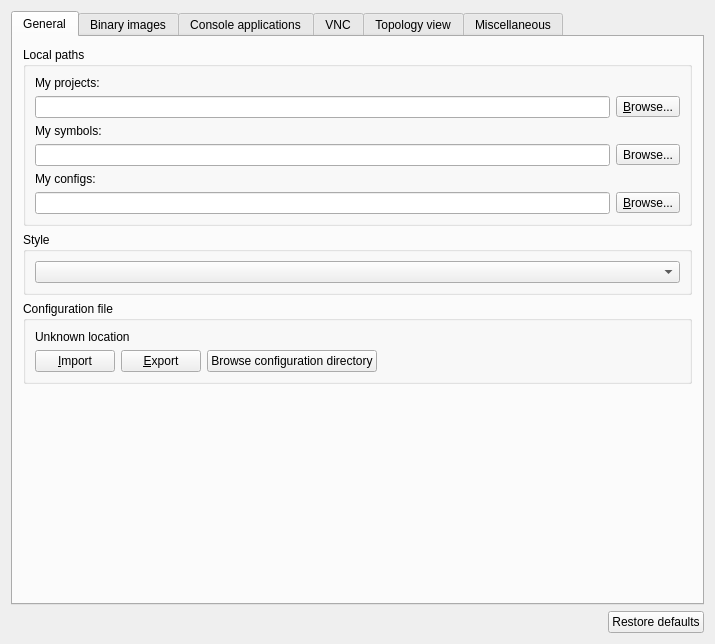
<?xml version="1.0" encoding="UTF-8"?>
<ui version="4.0">
 <class>GeneralPreferencesPageWidget</class>
 <widget class="QWidget" name="GeneralPreferencesPageWidget">
  <property name="geometry">
   <rect>
    <x>0</x>
    <y>0</y>
    <width>715</width>
    <height>644</height>
   </rect>
  </property>
  <property name="windowTitle">
   <string>General</string>
  </property>
  <property name="styleSheet">
   <string notr="true">
QWidget {
    background-color: #323232;
    color: #BAF73C;
}

QToolBar {
    border:0px;
}

QGraphicsView, QTextEdit, QPlainTextEdit, QTreeWidget, QListWidget, QLineEdit, QSpinBox, QComboBox {
    background-color: #282828;
}

QLabel, QMenu, QStatusBar {
  color: #BAF73C;
}

QMenuBar::item {
    background-color: #323232;
}

QMenu::item:selected {
    color: #f2f2f2;
    background-color: #383838;
}

QToolButton:hover {
    background-color: #383838;
}

QGroupBox {
    color: #BAF73C;
    font: bold 12px;
    padding: 15px;
    border-style: none;
}

QAbstractScrollArea::corner {
    background: #323232;
}

QScrollBar::add-page:horizontal, QScrollBar::sub-page:horizontal, QScrollBar::add-page:vertical, QScrollBar::sub-page:vertical {
  background: none;
}

QComboBox {
    selection-color: #f2f2f2;
    selection-background-color: #323232;
}

QComboBox QAbstractItemView {
    background-color: #282828;
}

QDockWidget, QMenuBar, QPushButton, QToolButton, QTabWidget, QHeaderView::section {
    color: #BAF73C;
    font: bold 11px;
}

QTabBar {
    color: #BAF73C;
}

QRadioButton, QCheckBox {
  color: #BAF73C;
}

QRadioButton::disabled, QCheckBox::disabled {
  color: gray;
}
// bg-color=#282828
// fg-color=#BAF73C
// tool-bar=#323232
// selection-bg=#383838 
// selection-fg=#f2f2f2
 </string>
  </property>
  <layout class="QVBoxLayout" name="verticalLayout">
   <item>
    <widget class="QTabWidget" name="uiMiscTabWidget">
     <property name="sizePolicy">
      <sizepolicy hsizetype="MinimumExpanding" vsizetype="MinimumExpanding">
       <horstretch>0</horstretch>
       <verstretch>0</verstretch>
      </sizepolicy>
     </property>
     <property name="currentIndex">
      <number>0</number>
     </property>
     <widget class="QWidget" name="uiGeneralTab">
      <attribute name="title">
       <string>General</string>
      </attribute>
      <layout class="QVBoxLayout" name="verticalLayout_4">
       <property name="leftMargin">
        <number>10</number>
       </property>
       <property name="topMargin">
        <number>10</number>
       </property>
       <property name="rightMargin">
        <number>10</number>
       </property>
       <property name="bottomMargin">
        <number>10</number>
       </property>
       <item>
        <widget class="QGroupBox" name="uiLocalPathsGroupBox">
         <property name="title">
          <string>Local paths</string>
         </property>
         <layout class="QVBoxLayout" name="verticalLayout_5">
          <item>
           <widget class="QLabel" name="uiProjectsPathLabel">
            <property name="text">
             <string>My projects:</string>
            </property>
           </widget>
          </item>
          <item>
           <layout class="QHBoxLayout" name="horizontalLayout_2">
            <item>
             <widget class="QLineEdit" name="uiProjectsPathLineEdit">
              <property name="sizePolicy">
               <sizepolicy hsizetype="MinimumExpanding" vsizetype="Fixed">
                <horstretch>0</horstretch>
                <verstretch>0</verstretch>
               </sizepolicy>
              </property>
              <property name="toolTip">
               <string>Directory where your GNS3 projects are stored</string>
              </property>
             </widget>
            </item>
            <item>
             <widget class="QToolButton" name="uiProjectsPathToolButton">
              <property name="text">
               <string>&amp;Browse...</string>
              </property>
              <property name="toolButtonStyle">
               <enum>Qt::ToolButtonTextOnly</enum>
              </property>
             </widget>
            </item>
           </layout>
          </item>
          <item>
           <widget class="QLabel" name="label">
            <property name="text">
             <string>My symbols:</string>
            </property>
           </widget>
          </item>
          <item>
           <layout class="QHBoxLayout" name="horizontalLayout_3">
            <item>
             <widget class="QLineEdit" name="uiSymbolsPathLineEdit"/>
            </item>
            <item>
             <widget class="QToolButton" name="uiSymbolsPathToolButton">
              <property name="text">
               <string>Browse...</string>
              </property>
             </widget>
            </item>
           </layout>
          </item>
          <item>
           <widget class="QLabel" name="uiConfigsPathLabel">
            <property name="text">
             <string>My configs:</string>
            </property>
           </widget>
          </item>
          <item>
           <layout class="QHBoxLayout" name="horizontalLayout_7">
            <item>
             <widget class="QLineEdit" name="uiConfigsPathLineEdit">
              <property name="sizePolicy">
               <sizepolicy hsizetype="MinimumExpanding" vsizetype="Fixed">
                <horstretch>0</horstretch>
                <verstretch>0</verstretch>
               </sizepolicy>
              </property>
              <property name="toolTip">
               <string>Directory where your binary images (e.g. IOS) are stored</string>
              </property>
             </widget>
            </item>
            <item>
             <widget class="QToolButton" name="uiConfigsPathToolButton">
              <property name="text">
               <string>&amp;Browse...</string>
              </property>
              <property name="toolButtonStyle">
               <enum>Qt::ToolButtonTextOnly</enum>
              </property>
             </widget>
            </item>
           </layout>
          </item>
         </layout>
        </widget>
       </item>
       <item>
        <widget class="QGroupBox" name="uiStyleGroupBox">
         <property name="title">
          <string>Style</string>
         </property>
         <layout class="QHBoxLayout" name="horizontalLayout_11">
          <item>
           <widget class="QComboBox" name="uiStyleComboBox"/>
          </item>
         </layout>
        </widget>
       </item>
       <item>
        <widget class="QGroupBox" name="uiConfigurationFileGroupBox">
         <property name="title">
          <string>Configuration file</string>
         </property>
         <layout class="QGridLayout" name="gridLayout">
          <item row="1" column="0">
           <layout class="QHBoxLayout" name="horizontalLayout">
            <item>
             <widget class="QPushButton" name="uiImportConfigurationFilePushButton">
              <property name="text">
               <string>&amp;Import</string>
              </property>
             </widget>
            </item>
            <item>
             <widget class="QPushButton" name="uiExportConfigurationFilePushButton">
              <property name="text">
               <string>&amp;Export</string>
              </property>
             </widget>
            </item>
            <item>
             <widget class="QPushButton" name="uiBrowseConfigurationPushButton">
              <property name="text">
               <string>Browse configuration directory</string>
              </property>
             </widget>
            </item>
            <item>
             <spacer name="horizontalSpacer">
              <property name="orientation">
               <enum>Qt::Horizontal</enum>
              </property>
              <property name="sizeHint" stdset="0">
               <size>
                <width>40</width>
                <height>20</height>
               </size>
              </property>
             </spacer>
            </item>
           </layout>
          </item>
          <item row="0" column="0">
           <widget class="QLabel" name="uiConfigurationFileLabel">
            <property name="text">
             <string>Unknown location</string>
            </property>
           </widget>
          </item>
         </layout>
        </widget>
       </item>
       <item>
        <spacer name="verticalSpacer_5">
         <property name="orientation">
          <enum>Qt::Vertical</enum>
         </property>
         <property name="sizeHint" stdset="0">
          <size>
           <width>20</width>
           <height>5</height>
          </size>
         </property>
        </spacer>
       </item>
      </layout>
     </widget>
     <widget class="QWidget" name="uiImagesTab">
      <attribute name="title">
       <string>Binary images</string>
      </attribute>
      <layout class="QVBoxLayout" name="verticalLayout_7">
       <property name="leftMargin">
        <number>10</number>
       </property>
       <property name="topMargin">
        <number>10</number>
       </property>
       <property name="rightMargin">
        <number>10</number>
       </property>
       <property name="bottomMargin">
        <number>10</number>
       </property>
       <item>
        <widget class="QGroupBox" name="uiLocalBinaryImagePathsGroupBox">
         <property name="title">
          <string>Local paths</string>
         </property>
         <layout class="QVBoxLayout" name="verticalLayout_10">
          <item>
           <widget class="QLabel" name="uiImagesPathLabel">
            <property name="text">
             <string>My binary images:</string>
            </property>
           </widget>
          </item>
          <item>
           <layout class="QHBoxLayout" name="horizontalLayout_4">
            <item>
             <widget class="QLineEdit" name="uiImagesPathLineEdit">
              <property name="sizePolicy">
               <sizepolicy hsizetype="MinimumExpanding" vsizetype="Fixed">
                <horstretch>0</horstretch>
                <verstretch>0</verstretch>
               </sizepolicy>
              </property>
              <property name="toolTip">
               <string>Directory where your binary images (e.g. IOS) are stored</string>
              </property>
             </widget>
            </item>
            <item>
             <widget class="QToolButton" name="uiImagesPathToolButton">
              <property name="text">
               <string>&amp;Browse...</string>
              </property>
              <property name="toolButtonStyle">
               <enum>Qt::ToolButtonTextOnly</enum>
              </property>
             </widget>
            </item>
           </layout>
          </item>
          <item>
           <widget class="QLabel" name="uiImageDirectoriesLabel">
            <property name="text">
             <string>Additional search locations for binary images:</string>
            </property>
           </widget>
          </item>
          <item>
           <widget class="QListWidget" name="uiImageDirectoriesListWidget">
            <property name="lineWidth">
             <number>0</number>
            </property>
            <property name="editTriggers">
             <set>QAbstractItemView::NoEditTriggers</set>
            </property>
            <property name="alternatingRowColors">
             <bool>false</bool>
            </property>
            <property name="selectionMode">
             <enum>QAbstractItemView::SingleSelection</enum>
            </property>
            <property name="selectionBehavior">
             <enum>QAbstractItemView::SelectItems</enum>
            </property>
            <property name="isWrapping" stdset="0">
             <bool>false</bool>
            </property>
            <property name="resizeMode">
             <enum>QListView::Adjust</enum>
            </property>
            <property name="layoutMode">
             <enum>QListView::Batched</enum>
            </property>
            <property name="gridSize">
             <size>
              <width>0</width>
              <height>18</height>
             </size>
            </property>
            <property name="viewMode">
             <enum>QListView::ListMode</enum>
            </property>
            <property name="uniformItemSizes">
             <bool>false</bool>
            </property>
            <property name="selectionRectVisible">
             <bool>true</bool>
            </property>
           </widget>
          </item>
          <item>
           <layout class="QHBoxLayout" name="horizontalLayout_13">
            <item>
             <widget class="QPushButton" name="uiImageDirectoriesAddPushButton">
              <property name="text">
               <string>Add</string>
              </property>
             </widget>
            </item>
            <item>
             <widget class="QPushButton" name="uiImageDirectoriesDeletePushButton">
              <property name="text">
               <string>Delete</string>
              </property>
             </widget>
            </item>
            <item>
             <spacer name="horizontalSpacer_4">
              <property name="orientation">
               <enum>Qt::Horizontal</enum>
              </property>
              <property name="sizeHint" stdset="0">
               <size>
                <width>40</width>
                <height>20</height>
               </size>
              </property>
             </spacer>
            </item>
           </layout>
          </item>
         </layout>
        </widget>
       </item>
      </layout>
     </widget>
     <widget class="QWidget" name="uiConsoleTab">
      <attribute name="title">
       <string>Console applications</string>
      </attribute>
      <layout class="QVBoxLayout" name="verticalLayout_3">
       <property name="leftMargin">
        <number>10</number>
       </property>
       <property name="topMargin">
        <number>10</number>
       </property>
       <property name="rightMargin">
        <number>10</number>
       </property>
       <property name="bottomMargin">
        <number>10</number>
       </property>
       <item>
        <widget class="QGroupBox" name="uiTelnetConsoleSettingsGroupBox">
         <property name="title">
          <string>Console settings</string>
         </property>
         <layout class="QVBoxLayout" name="verticalLayout_9">
          <item>
           <widget class="QLabel" name="uiTelnetConsoleCommandLabel">
            <property name="text">
             <string>Console application command for Telnet:</string>
            </property>
           </widget>
          </item>
          <item>
           <layout class="QHBoxLayout" name="horizontalLayout_9">
            <item>
             <widget class="QLineEdit" name="uiTelnetConsoleCommandLineEdit">
              <property name="sizePolicy">
               <sizepolicy hsizetype="MinimumExpanding" vsizetype="Fixed">
                <horstretch>0</horstretch>
                <verstretch>0</verstretch>
               </sizepolicy>
              </property>
              <property name="toolTip">
               <string>&lt;html&gt;&lt;head/&gt;&lt;body&gt;&lt;p&gt;Command line replacements:&lt;/p&gt;&lt;p&gt;%h = device server &lt;/p&gt;&lt;p&gt;%p = device port&lt;/p&gt;&lt;p&gt;%d = device hostname&lt;/p&gt;&lt;/body&gt;&lt;/html&gt;</string>
              </property>
              <property name="readOnly">
               <bool>true</bool>
              </property>
             </widget>
            </item>
            <item>
             <widget class="QPushButton" name="uiTelnetConsolePreconfiguredCommandPushButton">
              <property name="sizePolicy">
               <sizepolicy hsizetype="Maximum" vsizetype="Fixed">
                <horstretch>0</horstretch>
                <verstretch>0</verstretch>
               </sizepolicy>
              </property>
              <property name="text">
               <string>&amp;Edit</string>
              </property>
             </widget>
            </item>
           </layout>
          </item>
         </layout>
        </widget>
       </item>
       <item>
        <widget class="QGroupBox" name="uiConsoleMiscGroupBox">
         <property name="title">
          <string>Miscellaneous</string>
         </property>
         <layout class="QGridLayout" name="gridLayout_7">
          <item row="0" column="0">
           <widget class="QLabel" name="uiSlowConsoleAllLabel">
            <property name="text">
             <string>Delay between each console launch when consoling to all devices:</string>
            </property>
           </widget>
          </item>
          <item row="1" column="0">
           <widget class="QSpinBox" name="uiDelayConsoleAllSpinBox">
            <property name="suffix">
             <string> ms</string>
            </property>
            <property name="maximum">
             <number>10000</number>
            </property>
            <property name="value">
             <number>500</number>
            </property>
           </widget>
          </item>
         </layout>
        </widget>
       </item>
       <item>
        <spacer name="verticalSpacer_4">
         <property name="orientation">
          <enum>Qt::Vertical</enum>
         </property>
         <property name="sizeHint" stdset="0">
          <size>
           <width>20</width>
           <height>5</height>
          </size>
         </property>
        </spacer>
       </item>
      </layout>
     </widget>
     <widget class="QWidget" name="uiVNCTab">
      <attribute name="title">
       <string>VNC</string>
      </attribute>
      <layout class="QVBoxLayout" name="verticalLayout_6">
       <property name="leftMargin">
        <number>10</number>
       </property>
       <property name="topMargin">
        <number>10</number>
       </property>
       <property name="rightMargin">
        <number>10</number>
       </property>
       <property name="bottomMargin">
        <number>10</number>
       </property>
       <item>
        <widget class="QGroupBox" name="uiVNCConsoleSettingsGroupBox">
         <property name="title">
          <string>Settings for VNC connections</string>
         </property>
         <layout class="QVBoxLayout" name="verticalLayout_8">
          <item>
           <widget class="QLabel" name="uiVNCConsoleCommandLabel">
            <property name="text">
             <string>Console application command for VNC:</string>
            </property>
           </widget>
          </item>
          <item>
           <layout class="QHBoxLayout" name="horizontalLayout_8">
            <item>
             <widget class="QLineEdit" name="uiVNCConsoleCommandLineEdit">
              <property name="sizePolicy">
               <sizepolicy hsizetype="MinimumExpanding" vsizetype="Fixed">
                <horstretch>0</horstretch>
                <verstretch>0</verstretch>
               </sizepolicy>
              </property>
              <property name="toolTip">
               <string>&lt;html&gt;&lt;head/&gt;&lt;body&gt;&lt;p&gt;Command line replacements:&lt;/p&gt;&lt;p&gt;%h = device server &lt;/p&gt;&lt;p&gt;%p = device port&lt;/p&gt;&lt;p&gt;%d = device hostname&lt;/p&gt;&lt;/body&gt;&lt;/html&gt;</string>
              </property>
              <property name="readOnly">
               <bool>true</bool>
              </property>
             </widget>
            </item>
            <item>
             <widget class="QPushButton" name="uiVNCConsolePreconfiguredCommandPushButton">
              <property name="sizePolicy">
               <sizepolicy hsizetype="Maximum" vsizetype="Fixed">
                <horstretch>0</horstretch>
                <verstretch>0</verstretch>
               </sizepolicy>
              </property>
              <property name="text">
               <string>&amp;Edit</string>
              </property>
             </widget>
            </item>
           </layout>
          </item>
          <item>
           <spacer name="verticalSpacer_3">
            <property name="orientation">
             <enum>Qt::Vertical</enum>
            </property>
            <property name="sizeHint" stdset="0">
             <size>
              <width>20</width>
              <height>5</height>
             </size>
            </property>
           </spacer>
          </item>
         </layout>
        </widget>
       </item>
      </layout>
     </widget>
     <widget class="QWidget" name="uiSceneTab">
      <attribute name="title">
       <string>Topology view</string>
      </attribute>
      <layout class="QGridLayout" name="gridLayout_8">
       <property name="leftMargin">
        <number>10</number>
       </property>
       <property name="topMargin">
        <number>10</number>
       </property>
       <property name="rightMargin">
        <number>10</number>
       </property>
       <property name="bottomMargin">
        <number>10</number>
       </property>
       <item row="9" column="0" colspan="2">
        <layout class="QHBoxLayout" name="horizontalLayout_5">
         <item>
          <widget class="QPushButton" name="uiDefaultLabelFontPushButton">
           <property name="text">
            <string>&amp;Select default font</string>
           </property>
          </widget>
         </item>
         <item>
          <widget class="QPushButton" name="uiDefaultLabelColorPushButton">
           <property name="text">
            <string>&amp;Select default color</string>
           </property>
          </widget>
         </item>
         <item>
          <spacer name="horizontalSpacer_3">
           <property name="orientation">
            <enum>Qt::Horizontal</enum>
           </property>
           <property name="sizeHint" stdset="0">
            <size>
             <width>40</width>
             <height>20</height>
            </size>
           </property>
          </spacer>
         </item>
        </layout>
       </item>
       <item row="0" column="0">
        <widget class="QLabel" name="uiSceneWidthLabel">
         <property name="text">
          <string>Default width:</string>
         </property>
        </widget>
       </item>
       <item row="2" column="0">
        <widget class="QLabel" name="uiSceneHeightLabel">
         <property name="text">
          <string>Default height:</string>
         </property>
        </widget>
       </item>
       <item row="5" column="0" colspan="2">
        <widget class="QCheckBox" name="uiRectangleSelectedItemCheckBox">
         <property name="text">
          <string>Draw a rectangle when an item is selected</string>
         </property>
         <property name="checked">
          <bool>true</bool>
         </property>
        </widget>
       </item>
       <item row="6" column="0">
        <widget class="QCheckBox" name="uiDrawLinkStatusPointsCheckBox">
         <property name="text">
          <string>Draw link status points</string>
         </property>
         <property name="checked">
          <bool>true</bool>
         </property>
        </widget>
       </item>
       <item row="7" column="0">
        <widget class="QLabel" name="uiLabelPreviewLabel">
         <property name="text">
          <string>Default label style:</string>
         </property>
        </widget>
       </item>
       <item row="8" column="0" colspan="2">
        <widget class="QPlainTextEdit" name="uiDefaultLabelStylePlainTextEdit">
         <property name="sizePolicy">
          <sizepolicy hsizetype="MinimumExpanding" vsizetype="Expanding">
           <horstretch>0</horstretch>
           <verstretch>0</verstretch>
          </sizepolicy>
         </property>
         <property name="maximumSize">
          <size>
           <width>16777215</width>
           <height>50</height>
          </size>
         </property>
         <property name="readOnly">
          <bool>true</bool>
         </property>
         <property name="plainText">
          <string>AaBbYyZz</string>
         </property>
        </widget>
       </item>
       <item row="3" column="0" colspan="2">
        <widget class="QSpinBox" name="uiSceneHeightSpinBox">
         <property name="suffix">
          <string> pixels</string>
         </property>
         <property name="minimum">
          <number>500</number>
         </property>
         <property name="maximum">
          <number>1000000</number>
         </property>
         <property name="singleStep">
          <number>100</number>
         </property>
         <property name="value">
          <number>1000</number>
         </property>
        </widget>
       </item>
       <item row="1" column="0" colspan="2">
        <widget class="QSpinBox" name="uiSceneWidthSpinBox">
         <property name="suffix">
          <string> pixels</string>
         </property>
         <property name="minimum">
          <number>500</number>
         </property>
         <property name="maximum">
          <number>1000000</number>
         </property>
         <property name="singleStep">
          <number>100</number>
         </property>
         <property name="value">
          <number>2000</number>
         </property>
        </widget>
       </item>
       <item row="10" column="0">
        <spacer name="verticalSpacer_2">
         <property name="orientation">
          <enum>Qt::Vertical</enum>
         </property>
         <property name="sizeHint" stdset="0">
          <size>
           <width>20</width>
           <height>5</height>
          </size>
         </property>
        </spacer>
       </item>
       <item row="4" column="0">
        <widget class="QLabel" name="label_2">
         <property name="text">
          <string>If you want to change the size of the current project. Via the project menu you can edit it.</string>
         </property>
        </widget>
       </item>
      </layout>
     </widget>
     <widget class="QWidget" name="uiMiscTab">
      <attribute name="title">
       <string>Miscellaneous</string>
      </attribute>
      <layout class="QVBoxLayout" name="verticalLayout_2">
       <property name="leftMargin">
        <number>10</number>
       </property>
       <property name="topMargin">
        <number>10</number>
       </property>
       <property name="rightMargin">
        <number>10</number>
       </property>
       <property name="bottomMargin">
        <number>10</number>
       </property>
       <item>
        <widget class="QCheckBox" name="uiCheckForUpdateCheckBox">
         <property name="text">
          <string>Automatically check for update</string>
         </property>
         <property name="checked">
          <bool>true</bool>
         </property>
        </widget>
       </item>
       <item>
        <widget class="QCheckBox" name="uiCrashReportCheckBox">
         <property name="text">
          <string>Send anonymous crash reports</string>
         </property>
         <property name="checked">
          <bool>true</bool>
         </property>
        </widget>
       </item>
       <item>
        <widget class="QCheckBox" name="uiStatsCheckBox">
         <property name="text">
          <string>Send anonymous usage statistics</string>
         </property>
         <property name="checked">
          <bool>true</bool>
         </property>
        </widget>
       </item>
       <item>
        <widget class="QCheckBox" name="uiExperimentalFeaturesCheckBox">
         <property name="text">
          <string>Enable experimental features (dangerous, restart required)</string>
         </property>
        </widget>
       </item>
       <item>
        <widget class="QCheckBox" name="uiHdpiCheckBox">
         <property name="text">
          <string>Enable HDPI mode (this may crash the application on Linux, restart required)</string>
         </property>
        </widget>
       </item>
       <item>
        <widget class="QCheckBox" name="uiMultiProfilesCheckBox">
         <property name="text">
          <string>Request for profile settings at application startup  (work profile / home profile)</string>
         </property>
        </widget>
       </item>
       <item>
        <spacer name="verticalSpacer">
         <property name="orientation">
          <enum>Qt::Vertical</enum>
         </property>
         <property name="sizeHint" stdset="0">
          <size>
           <width>20</width>
           <height>5</height>
          </size>
         </property>
        </spacer>
       </item>
      </layout>
     </widget>
    </widget>
   </item>
   <item>
    <layout class="QHBoxLayout" name="horizontalLayout_6">
     <item>
      <spacer name="horizontalSpacer_2">
       <property name="orientation">
        <enum>Qt::Horizontal</enum>
       </property>
       <property name="sizeHint" stdset="0">
        <size>
         <width>324</width>
         <height>20</height>
        </size>
       </property>
      </spacer>
     </item>
     <item>
      <widget class="QPushButton" name="uiRestoreDefaultsPushButton">
       <property name="text">
        <string>Restore defaults</string>
       </property>
      </widget>
     </item>
    </layout>
   </item>
  </layout>
 </widget>
 <resources/>
 <connections/>
</ui>
